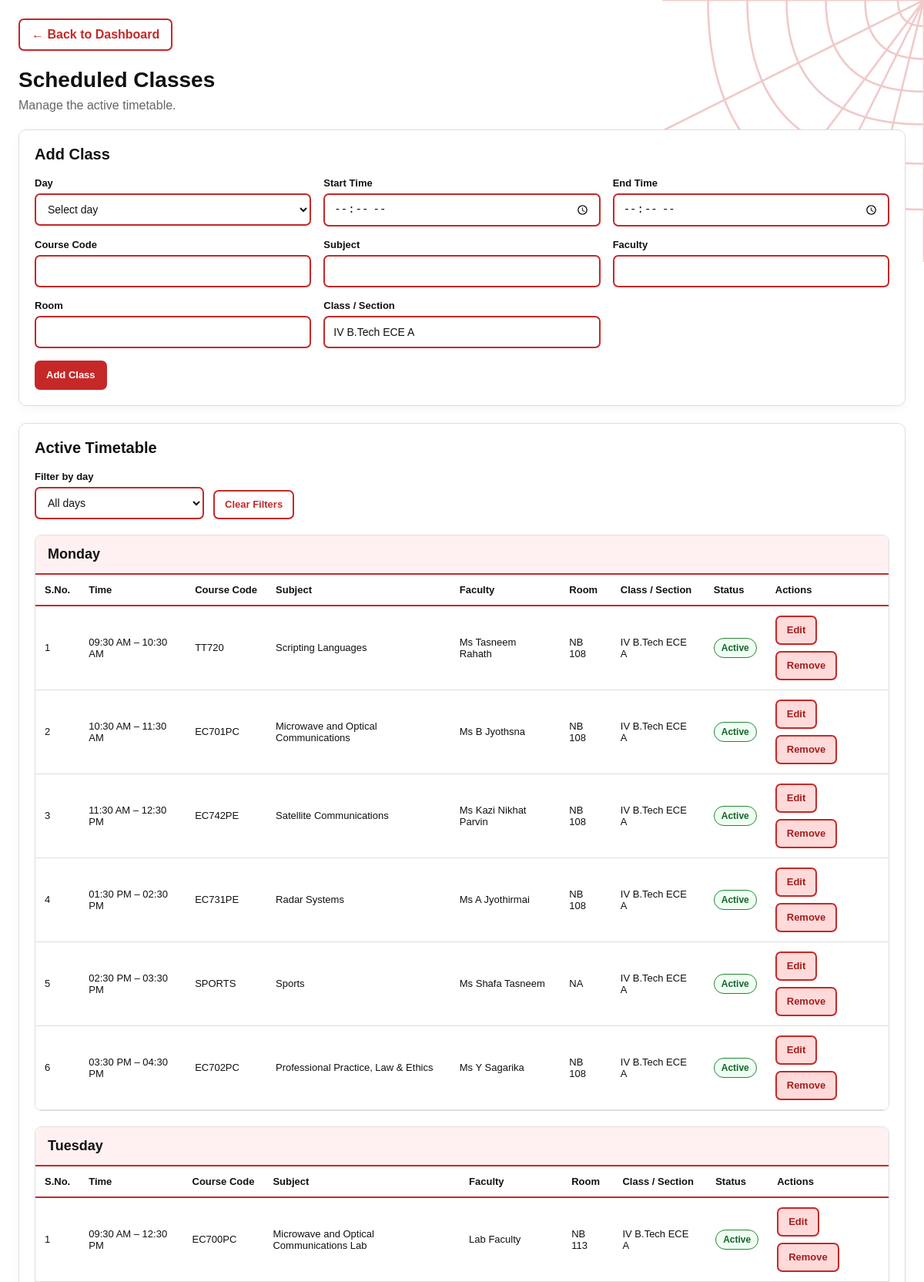
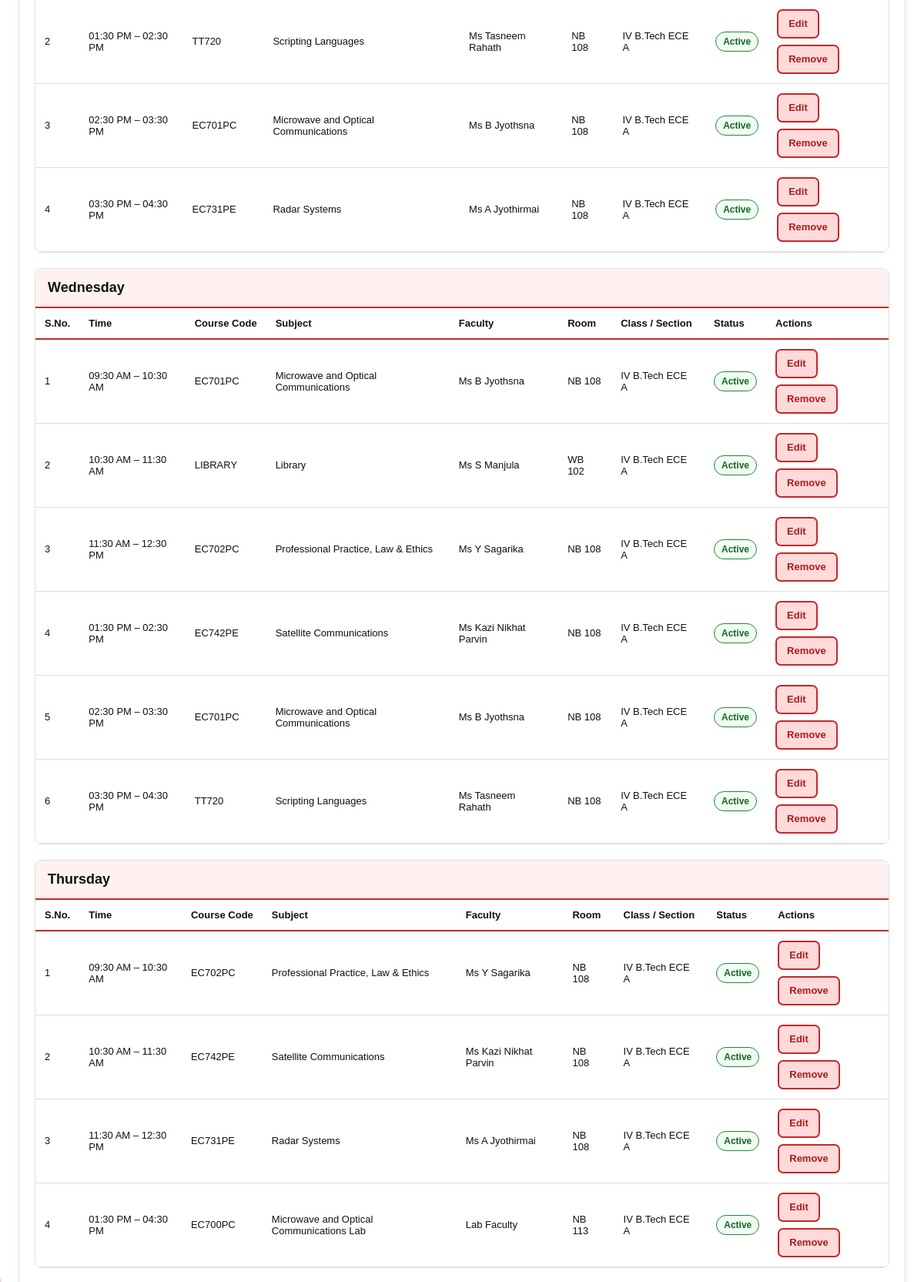
Page /admin/timetable (signed in, upper part) on the committed database (2 pictures, top to bottom).
### tables this page shows
CREATE TABLE timetable (
            id INTEGER PRIMARY KEY AUTOINCREMENT,
            subject TEXT NOT NULL,
            faculty TEXT,
            department TEXT,
            year INTEGER,
            section TEXT,
            day TEXT NOT NULL,
            start_time TEXT NOT NULL,
            end_time TEXT NOT NULL,
            late_after TEXT
        , course_code TEXT, subject_name TEXT, faculty_name TEXT, room_no TEXT, class_name TEXT, academic_year TEXT, semester TEXT, active INTEGER);

### app.py (the view)
@app.route("/admin/timetable")
@role_required("admin")
def admin_timetable():
    conn = get_db_connection()
    try:
        timetable = conn.execute(
            """
            SELECT *
            FROM timetable
            WHERE active = 1 OR active IS NULL
            ORDER BY
                CASE lower(trim(day))
                    WHEN 'mon' THEN 1
                    WHEN 'monday' THEN 1
                    WHEN 'tue' THEN 2
                    WHEN 'tuesday' THEN 2
                    WHEN 'wed' THEN 3
                    WHEN 'wednesday' THEN 3
                    WHEN 'thu' THEN 4
                    WHEN 'thursday' THEN 4
                    WHEN 'fri' THEN 5
                    WHEN 'friday' THEN 5
                    WHEN 'sat' THEN 6
                    WHEN 'saturday' THEN 6
                    WHEN 'sun' THEN 7
                    WHEN 'sunday' THEN 7
                    ELSE 8
                END,
                start_time,
                id
            """
        ).fetchall()
    finally:
        conn.close()
    return render_template(
        "timetable.html",
        timetable=timetable,
    )

### app.py (called while the page is built)
def get_db_connection():
    conn = sqlite3.connect(DATABASE_PATH)
    conn.row_factory = sqlite3.Row
    return conn

def role_required(required_role):
    def decorator(func):
        @wraps(func)
        def wrapper(*args, **kwargs):
            if "user_id" not in session:
                return redirect(url_for("login"))
            if session.get("role") != required_role:
                return redirect(url_for("login"))
            return func(*args, **kwargs)
        return wrapper
    return decorator

### templates/timetable.html (shortened to what this page needs)
<!DOCTYPE html>
<html lang="en">
<head>
</head>
<body>
<div class="page">
    <div class="top-actions">
        <a class="back-link" href="{{ url_for('dashboard') }}">
            ← Back to Dashboard
        </a>
    </div>
    <header>
        <h1>Scheduled Classes</h1>
        <p class="subtitle">Manage the active timetable.</p>
    </header>
    <section class="panel">
        <h2>Add Class</h2>
        <form method="POST" action="{{ url_for('add_timetable_entry') }}">
            <div class="form-grid">
                <div class="field">
                    <label for="day">Day</label>
                    <select id="day" name="day" required>
                        <option value="">Select day</option>
                    </select>
                </div>
                <div class="field">
                    <label for="start_time">Start Time</label>
                    <input id="start_time" name="start_time" type="time"
                           value="{{ pending_form.get('start_time', '') if pending_form else '' }}"
                           required>
                </div>
                <div class="field">
                    <label for="end_time">End Time</label>
                    <input id="end_time" name="end_time" type="time"
                           value="{{ pending_form.get('end_time', '') if pending_form else '' }}"
                           required>
                </div>
                <div class="field">
                    <label for="course_code">Course Code</label>
                    <input id="course_code" name="course_code"
                           value="{{ pending_form.get('course_code', '') if pending_form else '' }}">
                </div>
                <div class="field">
                    <label for="subject_name">Subject</label>
                    <input id="subject_name" name="subject_name"
                           value="{{ pending_form.get('subject_name', '') if pending_form else '' }}"
                           required>
                </div>
                <div class="field">
                    <label for="faculty_name">Faculty</label>
                    <input id="faculty_name" name="faculty_name"
                           value="{{ pending_form.get('faculty_name', '') if pending_form else '' }}">
                </div>
                <div class="field">
                    <label for="room_no">Room</label>
                    <input id="room_no" name="room_no"
                           value="{{ pending_form.get('room_no', '') if pending_form else '' }}">
                </div>
                <div class="field">
                    <label for="class_name">Class / Section</label>
                    <input id="class_name" name="class_name"
                           value="{{ pending_form.get('class_name', 'IV B.Tech ECE A') if pending_form else 'IV B.Tech ECE A' }}"
                           required>
                </div>
            </div>
            <div class="form-actions">
                <button type="submit">Add Class</button>
            </div>
        </form>
    </section>
    <section class="panel">
        <h2>Active Timetable</h2>
        <div class="filters">
            <div class="filter-field">
                <label for="dayFilter">Filter by day</label>
                <select id="dayFilter">
                    <option value="">All days</option>
                </select>
            </div>
            <button type="button" id="clearFilters" class="button-secondary">
                Clear Filters
            </button>
        </div>
        {% set day_order = [
            ('Monday', 'monday', ['monday', 'mon']),
            ('Tuesday', 'tuesday', ['tuesday', 'tue', 'tues']),
            ('Wednesday', 'wednesday', ['wednesday', 'wed']),
            ('Thursday', 'thursday', ['thursday', 'thu', 'thur', 'thurs']),
            ('Friday', 'friday', ['friday', 'fri']),
            ('Saturday', 'saturday', ['saturday', 'sat']),
            ('Sunday', 'sunday', ['sunday', 'sun'])
        ] %}
        {% for day_name, day_key, aliases in day_order %}
            {% set collected = namespace(items=[]) %}
            {% for item in timetable %}
                {% set stored_day = (item['day'] or '')|lower|trim %}
                {% set active_value = item['active']|default(1, true)|int %}
                {% if stored_day in aliases and active_value == 1 %}
                    {% set collected.items = collected.items + [item] %}
                {% endif %}
            {% endfor %}
            {% if collected.items %}
                <section class="day-section" data-day="{{ day_key }}">
                    <h3 class="day-heading">{{ day_name }}</h3>
                    <div class="table-wrapper">
                        <table>
                            <thead>
                                <tr>
                                    <th>S.No.</th>
                                    <th>Time</th>
                                    <th>Course Code</th>
                                    <th>Subject</th>
                                    <th>Faculty</th>
                                    <th>Room</th>
                                    <th>Class / Section</th>
                                    <th>Status</th>
                                    <th>Actions</th>
                                </tr>
                            </thead>
                            <tbody>
                                {% for item in collected.items|sort(attribute='start_time') %}
                                    <tr class="timetable-row">
                                        <td>{{ loop.index }}</td>
                                        <td class="time-cell"
                                            data-start="{{ item['start_time'] or '' }}"
                                            data-end="{{ item['end_time'] or '' }}">
                                        </td>
                                        <td>{{ item['course_code']|default('', true) or '-' }}</td>
                                        <td>
                                            {{ item['subject_name']|default('', true)
                                               or item['subject']|default('', true)
                                               or '-' }}
                                        </td>
                                        <td>
                                            {{ item['faculty_name']|default('', true)
                                               or item['faculty']|default('', true)
                                               or '-' }}
                                        </td>
                                        <td>
                                            {{ item['room_no']|default('', true)
                                               or item['room']|default('', true)
                                               or '-' }}
                                        </td>
                                        <td>IV B.Tech ECE A</td>
                                        <td><span class="status">Active</span></td>
                                        <td>
                                            <div class="actions">
                                                <button
                                                    type="button"
                                                    class="edit-button"
                                                    data-id="{{ item['id'] }}"
                                                    data-day="{{ item['day'] or '' }}"
                                                    data-start="{{ item['start_time'] or '' }}"
                                                    data-end="{{ item['end_time'] or '' }}"
                                                    data-code="{{ item['course_code']|default('', true) }}"
                                                    data-subject="{{ item['subject_name']|default('', true) or item['subject']|default('', true) }}"
                                                    data-faculty="{{ item['faculty_name']|default('', true) or item['faculty']|default('', true) }}"
                                                    data-room="{{ item['room_no']|default('', true) or item['room']|default('', true) }}">
                                                    Edit
                                                </button>
                                                <form class="inline-form"
                                                      method="POST"
                                                      action="{{ url_for('remove_timetable_entry', entry_id=item['id']) }}"
                                                      onsubmit="return confirm('Permanently delete this timetable entry? This cannot be undone.');">
                                                    <button type="submit" class="button-remove">
                                                        Remove
                                                    </button>
                                                </form>
                                            </div>
                                        </td>
                                    </tr>
                                {% endfor %}
                            </tbody>
                        </table>
                    </div>
                </section>
            {% endif %}
        {% endfor %}
    </section>
</div>
</body>
</html>

### templates/timetable.html (style rules this page uses)
:root { --red: #c62828; --red-dark: #a51d1d; --red-light: #fff1f1; --button-light-red: #ffdada; --border: #dedede; --text: #111; --muted: #666; --white: #fff; }
* { box-sizing: border-box; }
body { position: relative; margin: 0; padding: 24px; overflow-x: hidden; background: var(--white); color: var(--text); font-family: Arial, Helvetica, sans-serif; }
.page { position: relative; z-index: 1; max-width: 1500px; margin: 0 auto; }
.top-actions { display: flex; justify-content: flex-start; padding: 0; margin: 0 0 22px 0; position: relative; top: -0px; left: -0px; z-index: 2; }
.back-link { display: inline-block; padding: 10px 15px; border: 2px solid var(--red); border-radius: 0 0 7px 0; background: var(--white); color: var(--red); text-decoration: none; font-weight: bold; }
.back-link { display: inline-block; padding: 10px 15px; border: 2px solid var(--red); border-radius: 7px; background: var(--white); color: var(--red); text-decoration: none; font-weight: bold; transition: background 0.2s ease, color 0.2s ease; }
h1 { margin: 0 0 8px; font-size: 28px; }
h2 { margin: 0 0 18px; font-size: 20px; }
.subtitle { margin: 0; color: var(--muted); }
.panel { margin: 22px 0; padding: 20px; border: 1px solid var(--border); border-radius: 10px; background: var(--white); box-shadow: 0 3px 12px rgba(0, 0, 0, 0.04); }
.form-grid { display: grid; grid-template-columns: repeat(3, minmax(180px, 1fr)); gap: 16px; }
.field { min-width: 0; }
label { display: block; margin-bottom: 6px; font-size: 13px; font-weight: 700; }
input, select { width: 100%; min-height: 42px; padding: 9px 11px; border: 2px solid var(--red); border-radius: 7px; background: var(--white); color: var(--text); font-size: 14px; }
button { min-height: 38px; padding: 8px 13px; border: 2px solid var(--red); border-radius: 7px; background: var(--red); color: var(--white); font-size: 13px; font-weight: 700; cursor: pointer; transition: background 0.2s ease, color 0.2s ease, border-color 0.2s ease; }
.edit-button, .button-remove { background: var(--button-light-red); border-color: var(--red); color: var(--red-dark); }
.button-secondary { background: var(--white); color: var(--red); }
.form-actions, .actions { display: flex; flex-wrap: wrap; gap: 8px; margin-top: 16px; }
.actions { margin-top: 0; }
.inline-form { display: inline; margin: 0; }
.filters { display: flex; align-items: end; flex-wrap: wrap; gap: 12px; margin-bottom: 16px; }
.filter-field { width: 220px; max-width: 100%; }
.day-section { margin: 20px 0; overflow: hidden; border: 1px solid var(--border); border-radius: 9px; background: var(--white); }
.day-heading { margin: 0; padding: 14px 16px; border-bottom: 2px solid var(--red); background: var(--red-light); font-size: 18px; }
.table-wrapper { width: 100%; overflow-x: auto; }
table { width: 100%; min-width: 950px; border-collapse: collapse; background: var(--white); font-size: 13px; }
th, td { padding: 12px; border-bottom: 1px solid var(--border); text-align: left; vertical-align: middle; }
th { border-bottom: 2px solid var(--red); white-space: nowrap; }
.status { display: inline-block; padding: 5px 9px; border: 1px solid #238636; border-radius: 20px; background: #f0fff3; color: #176329; font-size: 12px; font-weight: 700; }

### rows in the picture
timetable: course_code "TT720", subject_name "Scripting Languages", faculty_name "Ms Tasneem Rahath", room_no "NB 108"
timetable: course_code "EC701PC", subject_name "Microwave and Optical Communications", faculty_name "Ms B Jyothsna", room_no "NB 108"
timetable: course_code "EC742PE", subject_name "Satellite Communications", faculty_name "Ms Kazi Nikhat Parvin", room_no "NB 108"
timetable: course_code "EC731PE", subject_name "Radar Systems", faculty_name "Ms A Jyothirmai", room_no "NB 108"
timetable: course_code "SPORTS", subject_name "Sports", faculty_name "Ms Shafa Tasneem", room_no "NA"
timetable: course_code "EC702PC", subject_name "Professional Practice, Law & Ethics", faculty_name "Ms Y Sagarika", room_no "NB 108"
timetable: course_code "EC700PC", subject_name "Microwave and Optical Communications Lab", faculty_name "Lab Faculty", room_no "NB 113"
timetable: course_code "TT720", subject_name "Scripting Languages", faculty_name "Ms Tasneem Rahath", room_no "NB 108"
timetable: course_code "EC701PC", subject_name "Microwave and Optical Communications", faculty_name "Ms B Jyothsna", room_no "NB 108"
timetable: course_code "EC731PE", subject_name "Radar Systems", faculty_name "Ms A Jyothirmai", room_no "NB 108"
timetable: course_code "EC701PC", subject_name "Microwave and Optical Communications", faculty_name "Ms B Jyothsna", room_no "NB 108"
timetable: course_code "LIBRARY", subject_name "Library", faculty_name "Ms S Manjula", room_no "WB 102"
timetable: course_code "EC702PC", subject_name "Professional Practice, Law & Ethics", faculty_name "Ms Y Sagarika", room_no "NB 108"
timetable: course_code "EC742PE", subject_name "Satellite Communications", faculty_name "Ms Kazi Nikhat Parvin", room_no "NB 108"
timetable: course_code "EC701PC", subject_name "Microwave and Optical Communications", faculty_name "Ms B Jyothsna", room_no "NB 108"
timetable: course_code "TT720", subject_name "Scripting Languages", faculty_name "Ms Tasneem Rahath", room_no "NB 108"
timetable: course_code "EC702PC", subject_name "Professional Practice, Law & Ethics", faculty_name "Ms Y Sagarika", room_no "NB 108"
timetable: course_code "EC742PE", subject_name "Satellite Communications", faculty_name "Ms Kazi Nikhat Parvin", room_no "NB 108"
timetable: course_code "EC731PE", subject_name "Radar Systems", faculty_name "Ms A Jyothirmai", room_no "NB 108"
timetable: course_code "EC700PC", subject_name "Microwave and Optical Communications Lab", faculty_name "Lab Faculty", room_no "NB 113"

### other values in the picture
{{ day_name }} "Monday" "Tuesday" "Wednesday" "Thursday"
